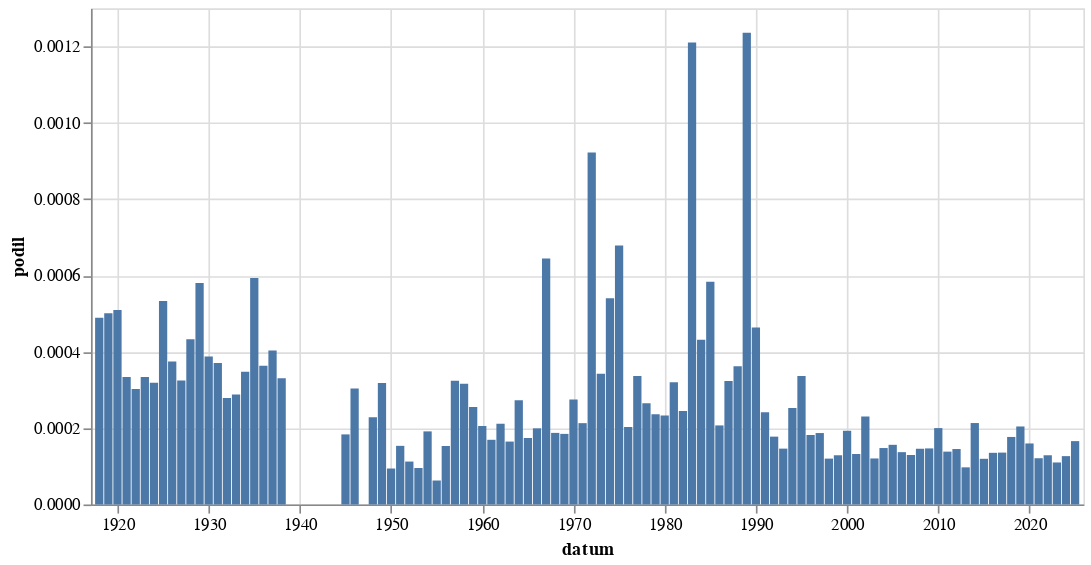

The code cell stored with this chart in its notebook:
### Code cell
graf("Pra[hz][aeo]")

### Figure 1 — Vega-Lite specification as saved in the notebook (floating-point values rounded to 4 significant figures)
{"config": {"view": {"continuousWidth": 300, "continuousHeight": 300}}, "data": {"name": "data-a733f1eeae3439a8a5ceea6b91be7bd8"}, "mark": {"type": "bar"}, "encoding": {"x": {"field": "datum", "type": "temporal"}, "y": {"field": "podil", "type": "quantitative"}}, "width": 600, "$schema": "https://vega.github.io/schema/vega-lite/v5.8.0.json", "datasets": {"data-a733f1eeae3439a8a5ceea6b91be7bd8": [{"datum": "1918-01-01T00:00:00", "vyskytu": 89, "pocet_slov": 181841, "podil": 0.0004894, "co": "Pra[hz][aeo]"}, {"datum": "1919-01-01T00:00:00", "vyskytu": 825, "pocet_slov": 1646076, "podil": 0.0005012, "co": "Pra[hz][aeo]"}, {"datum": "1920-01-01T00:00:00", "vyskytu": 849, "pocet_slov": 1665864, "podil": 0.0005096, "co": "Pra[hz][aeo]"}, {"datum": "1921-01-01T00:00:00", "vyskytu": 667, "pocet_slov": 1996261, "podil": 0.0003341, "co": "Pra[hz][aeo]"}, {"datum": "1922-01-01T00:00:00", "vyskytu": 601, "pocet_slov": 1987446, "podil": 0.0003024, "co": "Pra[hz][aeo]"}, {"datum": "1923-01-01T00:00:00", "vyskytu": 416, "pocet_slov": 1245613, "podil": 0.000334, "co": "Pra[hz][aeo]"}, {"datum": "1924-01-01T00:00:00", "vyskytu": 479, "pocet_slov": 1503579, "podil": 0.0003186, "co": "Pra[hz][aeo]"}, {"datum": "1925-01-01T00:00:00", "vyskytu": 589, "pocet_slov": 1104633, "podil": 0.0005332, "co": "Pra[hz][aeo]"}, {"datum": "1926-01-01T00:00:00", "vyskytu": 683, "pocet_slov": 1822295, "podil": 0.0003748, "co": "Pra[hz][aeo]"}, {"datum": "1927-01-01T00:00:00", "vyskytu": 624, "pocet_slov": 1920843, "podil": 0.0003249, "co": "Pra[hz][aeo]"}, {"datum": "1928-01-01T00:00:00", "vyskytu": 857, "pocet_slov": 1980279, "podil": 0.0004328, "co": "Pra[hz][aeo]"}, {"datum": "1929-01-01T00:00:00", "vyskytu": 566, "pocet_slov": 975329, "podil": 0.0005803, "co": "Pra[hz][aeo]"}, {"datum": "1930-01-01T00:00:00", "vyskytu": 892, "pocet_slov": 2300193, "podil": 0.0003878, "co": "Pra[hz][aeo]"}, {"datum": "1931-01-01T00:00:00", "vyskytu": 627, "pocet_slov": 1690442, "podil": 0.0003709, "co": "Pra[hz][aeo]"}, {"datum": "1932-01-01T00:00:00", "vyskytu": 350, "pocet_slov": 1256053, "podil": 0.0002787, "co": "Pra[hz][aeo]"}, {"datum": "1933-01-01T00:00:00", "vyskytu": 424, "pocet_slov": 1472102, "podil": 0.000288, "co": "Pra[hz][aeo]"}, {"datum": "1934-01-01T00:00:00", "vyskytu": 349, "pocet_slov": 1003524, "podil": 0.0003478, "co": "Pra[hz][aeo]"}, {"datum": "1935-01-01T00:00:00", "vyskytu": 514, "pocet_slov": 865825, "podil": 0.0005937, "co": "Pra[hz][aeo]"}, {"datum": "1936-01-01T00:00:00", "vyskytu": 416, "pocet_slov": 1144561, "podil": 0.0003635, "co": "Pra[hz][aeo]"}, {"datum": "1937-01-01T00:00:00", "vyskytu": 369, "pocet_slov": 914355, "podil": 0.0004036, "co": "Pra[hz][aeo]"}, {"datum": "1938-01-01T00:00:00", "vyskytu": 160, "pocet_slov": 483904, "podil": 0.0003306, "co": "Pra[hz][aeo]"}, {"datum": "1945-01-01T00:00:00", "vyskytu": 31, "pocet_slov": 168861, "podil": 0.0001836, "co": "Pra[hz][aeo]"}, {"datum": "1946-01-01T00:00:00", "vyskytu": 228, "pocet_slov": 749998, "podil": 0.000304, "co": "Pra[hz][aeo]"}, {"datum": "1948-01-01T00:00:00", "vyskytu": 79, "pocet_slov": 345262, "podil": 0.0002288, "co": "Pra[hz][aeo]"}, {"datum": "1949-01-01T00:00:00", "vyskytu": 135, "pocet_slov": 424626, "podil": 0.0003179, "co": "Pra[hz][aeo]"}, {"datum": "1950-01-01T00:00:00", "vyskytu": 25, "pocet_slov": 265408, "podil": 9.419e-05, "co": "Pra[hz][aeo]"}, {"datum": "1951-01-01T00:00:00", "vyskytu": 43, "pocet_slov": 279976, "podil": 0.0001536, "co": "Pra[hz][aeo]"}, {"datum": "1952-01-01T00:00:00", "vyskytu": 28, "pocet_slov": 249015, "podil": 0.0001124, "co": "Pra[hz][aeo]"}, {"datum": "1953-01-01T00:00:00", "vyskytu": 16, "pocet_slov": 167374, "podil": 9.559e-05, "co": "Pra[hz][aeo]"}, {"datum": "1954-01-01T00:00:00", "vyskytu": 31, "pocet_slov": 161902, "podil": 0.0001915, "co": "Pra[hz][aeo]"}, {"datum": "1955-01-01T00:00:00", "vyskytu": 7, "pocet_slov": 111502, "podil": 6.278e-05, "co": "Pra[hz][aeo]"}, {"datum": "1956-01-01T00:00:00", "vyskytu": 32, "pocet_slov": 208887, "podil": 0.0001532, "co": "Pra[hz][aeo]"}, {"datum": "1957-01-01T00:00:00", "vyskytu": 59, "pocet_slov": 182133, "podil": 0.0003239, "co": "Pra[hz][aeo]"}, {"datum": "1958-01-01T00:00:00", "vyskytu": 65, "pocet_slov": 205527, "podil": 0.0003163, "co": "Pra[hz][aeo]"}, {"datum": "1959-01-01T00:00:00", "vyskytu": 50, "pocet_slov": 195966, "podil": 0.0002551, "co": "Pra[hz][aeo]"}, {"datum": "1960-01-01T00:00:00", "vyskytu": 52, "pocet_slov": 252871, "podil": 0.0002056, "co": "Pra[hz][aeo]"}, {"datum": "1961-01-01T00:00:00", "vyskytu": 44, "pocet_slov": 259632, "podil": 0.0001695, "co": "Pra[hz][aeo]"}, {"datum": "1962-01-01T00:00:00", "vyskytu": 26, "pocet_slov": 122929, "podil": 0.0002115, "co": "Pra[hz][aeo]"}, {"datum": "1963-01-01T00:00:00", "vyskytu": 30, "pocet_slov": 182036, "podil": 0.0001648, "co": "Pra[hz][aeo]"}, {"datum": "1964-01-01T00:00:00", "vyskytu": 101, "pocet_slov": 370284, "podil": 0.0002728, "co": "Pra[hz][aeo]"}, {"datum": "1965-01-01T00:00:00", "vyskytu": 44, "pocet_slov": 252559, "podil": 0.0001742, "co": "Pra[hz][aeo]"}, {"datum": "1966-01-01T00:00:00", "vyskytu": 59, "pocet_slov": 295748, "podil": 0.0001995, "co": "Pra[hz][aeo]"}, {"datum": "1967-01-01T00:00:00", "vyskytu": 165, "pocet_slov": 256157, "podil": 0.0006441, "co": "Pra[hz][aeo]"}, {"datum": "1968-01-01T00:00:00", "vyskytu": 126, "pocet_slov": 671842, "podil": 0.0001875, "co": "Pra[hz][aeo]"}, {"datum": "1969-01-01T00:00:00", "vyskytu": 93, "pocet_slov": 502926, "podil": 0.0001849, "co": "Pra[hz][aeo]"}, {"datum": "1970-01-01T00:00:00", "vyskytu": 106, "pocet_slov": 385822, "podil": 0.0002747, "co": "Pra[hz][aeo]"}, {"datum": "1971-01-01T00:00:00", "vyskytu": 78, "pocet_slov": 366079, "podil": 0.0002131, "co": "Pra[hz][aeo]"}, {"datum": "1972-01-01T00:00:00", "vyskytu": 269, "pocet_slov": 291622, "podil": 0.0009224, "co": "Pra[hz][aeo]"}, {"datum": "1973-01-01T00:00:00", "vyskytu": 131, "pocet_slov": 382346, "podil": 0.0003426, "co": "Pra[hz][aeo]"}, {"datum": "1974-01-01T00:00:00", "vyskytu": 201, "pocet_slov": 371929, "podil": 0.0005404, "co": "Pra[hz][aeo]"}, {"datum": "1975-01-01T00:00:00", "vyskytu": 294, "pocet_slov": 433359, "podil": 0.0006784, "co": "Pra[hz][aeo]"}, {"datum": "1976-01-01T00:00:00", "vyskytu": 61, "pocet_slov": 300509, "podil": 0.000203, "co": "Pra[hz][aeo]"}, {"datum": "1977-01-01T00:00:00", "vyskytu": 120, "pocet_slov": 356367, "podil": 0.0003367, "co": "Pra[hz][aeo]"}, {"datum": "1978-01-01T00:00:00", "vyskytu": 97, "pocet_slov": 365346, "podil": 0.0002655, "co": "Pra[hz][aeo]"}, {"datum": "1979-01-01T00:00:00", "vyskytu": 76, "pocet_slov": 321871, "podil": 0.0002361, "co": "Pra[hz][aeo]"}, {"datum": "1980-01-01T00:00:00", "vyskytu": 76, "pocet_slov": 326025, "podil": 0.0002331, "co": "Pra[hz][aeo]"}, {"datum": "1981-01-01T00:00:00", "vyskytu": 47, "pocet_slov": 146862, "podil": 0.00032, "co": "Pra[hz][aeo]"}, {"datum": "1982-01-01T00:00:00", "vyskytu": 52, "pocet_slov": 212488, "podil": 0.0002447, "co": "Pra[hz][aeo]"}, {"datum": "1983-01-01T00:00:00", "vyskytu": 307, "pocet_slov": 253712, "podil": 0.00121, "co": "Pra[hz][aeo]"}, {"datum": "1984-01-01T00:00:00", "vyskytu": 91, "pocet_slov": 210749, "podil": 0.0004318, "co": "Pra[hz][aeo]"}, {"datum": "1985-01-01T00:00:00", "vyskytu": 104, "pocet_slov": 178176, "podil": 0.0005837, "co": "Pra[hz][aeo]"}, {"datum": "1986-01-01T00:00:00", "vyskytu": 21, "pocet_slov": 101395, "podil": 0.0002071, "co": "Pra[hz][aeo]"}, {"datum": "1987-01-01T00:00:00", "vyskytu": 55, "pocet_slov": 170184, "podil": 0.0003232, "co": "Pra[hz][aeo]"}, {"datum": "1988-01-01T00:00:00", "vyskytu": 61, "pocet_slov": 168579, "podil": 0.0003618, "co": "Pra[hz][aeo]"}, {"datum": "1989-01-01T00:00:00", "vyskytu": 346, "pocet_slov": 279943, "podil": 0.001236, "co": "Pra[hz][aeo]"}, {"datum": "1990-01-01T00:00:00", "vyskytu": 401, "pocet_slov": 864724, "podil": 0.0004637, "co": "Pra[hz][aeo]"}, {"datum": "1991-01-01T00:00:00", "vyskytu": 346, "pocet_slov": 1433946, "podil": 0.0002413, "co": "Pra[hz][aeo]"}, {"datum": "1992-01-01T00:00:00", "vyskytu": 221, "pocet_slov": 1243403, "podil": 0.0001777, "co": "Pra[hz][aeo]"}, {"datum": "1993-01-01T00:00:00", "vyskytu": 165, "pocet_slov": 1127738, "podil": 0.0001463, "co": "Pra[hz][aeo]"}, {"datum": "1994-01-01T00:00:00", "vyskytu": 240, "pocet_slov": 948442, "podil": 0.000253, "co": "Pra[hz][aeo]"}, {"datum": "1995-01-01T00:00:00", "vyskytu": 383, "pocet_slov": 1138706, "podil": 0.0003363, "co": "Pra[hz][aeo]"}, {"datum": "1996-01-01T00:00:00", "vyskytu": 226, "pocet_slov": 1241412, "podil": 0.0001821, "co": "Pra[hz][aeo]"}, {"datum": "1997-01-01T00:00:00", "vyskytu": 408, "pocet_slov": 2180302, "podil": 0.0001871, "co": "Pra[hz][aeo]"}, {"datum": "1998-01-01T00:00:00", "vyskytu": 183, "pocet_slov": 1523146, "podil": 0.0001201, "co": "Pra[hz][aeo]"}, {"datum": "1999-01-01T00:00:00", "vyskytu": 318, "pocet_slov": 2466687, "podil": 0.0001289, "co": "Pra[hz][aeo]"}, {"datum": "2000-01-01T00:00:00", "vyskytu": 480, "pocet_slov": 2486033, "podil": 0.0001931, "co": "Pra[hz][aeo]"}, {"datum": "2001-01-01T00:00:00", "vyskytu": 326, "pocet_slov": 2464089, "podil": 0.0001323, "co": "Pra[hz][aeo]"}, {"datum": "2002-01-01T00:00:00", "vyskytu": 445, "pocet_slov": 1933522, "podil": 0.0002301, "co": "Pra[hz][aeo]"}, {"datum": "2003-01-01T00:00:00", "vyskytu": 311, "pocet_slov": 2579919, "podil": 0.0001205, "co": "Pra[hz][aeo]"}, {"datum": "2004-01-01T00:00:00", "vyskytu": 348, "pocet_slov": 2353526, "podil": 0.0001479, "co": "Pra[hz][aeo]"}, {"datum": "2005-01-01T00:00:00", "vyskytu": 404, "pocet_slov": 2584657, "podil": 0.0001563, "co": "Pra[hz][aeo]"}, {"datum": "2006-01-01T00:00:00", "vyskytu": 213, "pocet_slov": 1553743, "podil": 0.0001371, "co": "Pra[hz][aeo]"}, {"datum": "2007-01-01T00:00:00", "vyskytu": 237, "pocet_slov": 1827981, "podil": 0.0001297, "co": "Pra[hz][aeo]"}, {"datum": "2008-01-01T00:00:00", "vyskytu": 261, "pocet_slov": 1787996, "podil": 0.000146, "co": "Pra[hz][aeo]"}, {"datum": "2009-01-01T00:00:00", "vyskytu": 311, "pocet_slov": 2117438, "podil": 0.0001469, "co": "Pra[hz][aeo]"}, {"datum": "2010-01-01T00:00:00", "vyskytu": 344, "pocet_slov": 1719280, "podil": 0.0002001, "co": "Pra[hz][aeo]"}, {"datum": "2011-01-01T00:00:00", "vyskytu": 348, "pocet_slov": 2513768, "podil": 0.0001384, "co": "Pra[hz][aeo]"}, {"datum": "2012-01-01T00:00:00", "vyskytu": 313, "pocet_slov": 2154889, "podil": 0.0001453, "co": "Pra[hz][aeo]"}, {"datum": "2013-01-01T00:00:00", "vyskytu": 122, "pocet_slov": 1254044, "podil": 9.729e-05, "co": "Pra[hz][aeo]"}, {"datum": "2014-01-01T00:00:00", "vyskytu": 597, "pocet_slov": 2798380, "podil": 0.0002133, "co": "Pra[hz][aeo]"}, {"datum": "2015-01-01T00:00:00", "vyskytu": 345, "pocet_slov": 2883872, "podil": 0.0001196, "co": "Pra[hz][aeo]"}, {"datum": "2016-01-01T00:00:00", "vyskytu": 418, "pocet_slov": 3089201, "podil": 0.0001353, "co": "Pra[hz][aeo]"}, {"datum": "2017-01-01T00:00:00", "vyskytu": 339, "pocet_slov": 2494601, "podil": 0.0001359, "co": "Pra[hz][aeo]"}, {"datum": "2018-01-01T00:00:00", "vyskytu": 522, "pocet_slov": 2950787, "podil": 0.0001769, "co": "Pra[hz][aeo]"}, {"datum": "2019-01-01T00:00:00", "vyskytu": 692, "pocet_slov": 3386383, "podil": 0.0002043, "co": "Pra[hz][aeo]"}, {"datum": "2020-01-01T00:00:00", "vyskytu": 580, "pocet_slov": 3628531, "podil": 0.0001598, "co": "Pra[hz][aeo]"}, {"datum": "2021-01-01T00:00:00", "vyskytu": 367, "pocet_slov": 3029217, "podil": 0.0001212, "co": "Pra[hz][aeo]"}, {"datum": "2022-01-01T00:00:00", "vyskytu": 536, "pocet_slov": 4157177, "podil": 0.0001289, "co": "Pra[hz][aeo]"}, {"datum": "2023-01-01T00:00:00", "vyskytu": 500, "pocet_slov": 4543956, "podil": 0.00011, "co": "Pra[hz][aeo]"}, {"datum": "2024-01-01T00:00:00", "vyskytu": 567, "pocet_slov": 4476719, "podil": 0.0001267, "co": "Pra[hz][aeo]"}, {"datum": "2025-01-01T00:00:00", "vyskytu": 377, "pocet_slov": 2271267, "podil": 0.000166, "co": "Pra[hz][aeo]"}]}}
